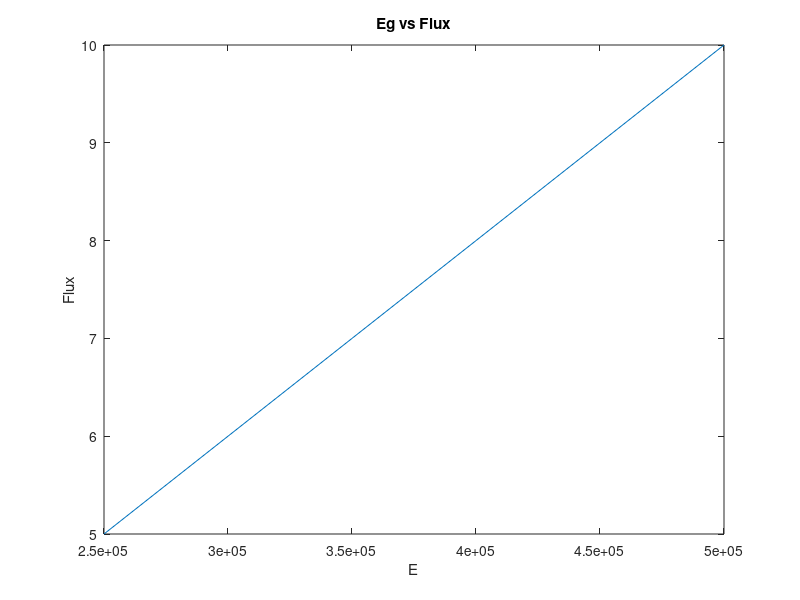

Source code (MATLAB):
Flux = 5:1:10 % Flux varies from 5 to 10mWb
Eg = 50000*Flux % Generated EMF
plot(Eg,Flux)
title("Eg vs Flux")
axis tight
xlabel("E")
ylabel("Flux")